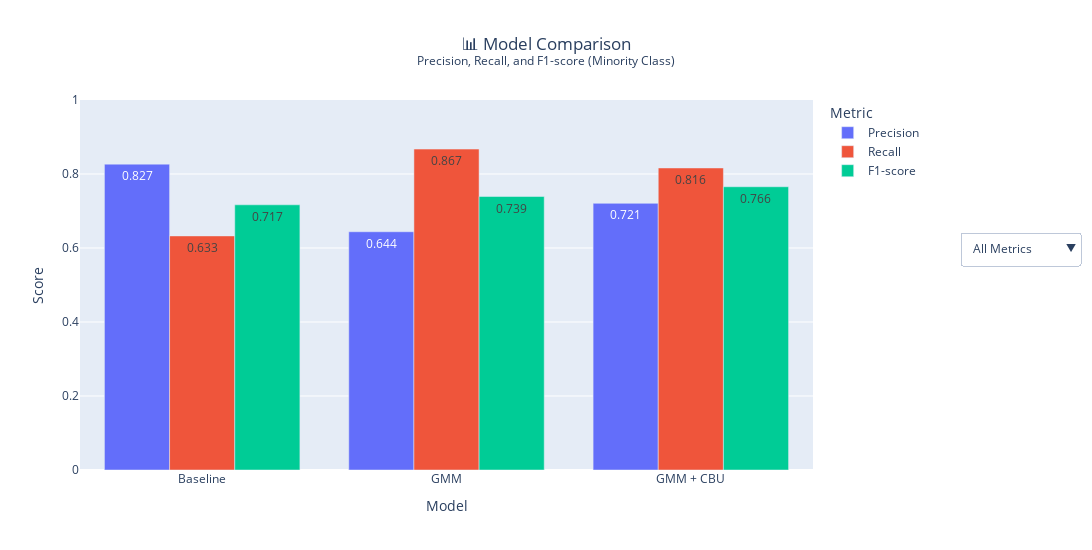

Notebook code for this chart:
### Markdown cell above
## Part C.2: Comparative Analysis

### Code cell
# === Helper function: compute metrics for fraud class (label = 1) ===
def minority_scores(y_true, y_pred, model_name):
    # precision, recall, f1 for the minority class only (fraud = 1)
    p, r, f, _ = precision_recall_fscore_support(y_true, y_pred, labels=[1])
    return {"Model": model_name, "Precision": p[0], "Recall": r[0], "F1-score": f[0]}

# === Collect metrics for each model ===
results = []
results.append(minority_scores(y_test, y_pred_baseline, "Baseline"))   # Logistic Regression baseline
results.append(minority_scores(y_test, y_pred_gmm, "GMM"))            # GMM oversampling
results.append(minority_scores(y_test, y_pred, "GMM + CBU"))          # GMM with Clustering-Based Undersampling

# Convert results to DataFrame for easy plotting
df_metrics = pd.DataFrame(results)

# === Create grouped bar chart ===
fig = go.Figure()

# Add one bar per metric across all models
for metric in ["Precision", "Recall", "F1-score"]:
    fig.add_trace(go.Bar(
        x=df_metrics["Model"],                 # x-axis = models
        y=df_metrics[metric],                  # y-axis = score values
        name=metric,                           # bar group name
        text=df_metrics[metric].round(3),      # show rounded values on bars
        textposition="auto"                    # place text automatically
    ))

# === Dropdown menu for filtering metrics ===
fig.update_layout(
    updatemenus=[dict(
        type="dropdown",
        x=1.20, y=0.6,                         # position of dropdown (adjust x,y)
        xanchor="left", yanchor="middle",      # anchors relative to (x,y)
        buttons=list([
            # Show all metrics
            dict(label="All Metrics", method="update",
                 args=[{"visible": [True, True, True]},
                       {"title": "📊 Model Comparison<br><sup>Precision, Recall, and F1-score (Minority Class)</sup>"}]),
            # Show only Precision
            dict(label="Precision Only", method="update",
                 args=[{"visible": [True, False, False]},
                       {"title": "📊 Model Comparison<br><sup>Precision (Minority Class)</sup>"}]),
            # Show only Recall
            dict(label="Recall Only", method="update",
                 args=[{"visible": [False, True, False]},
                       {"title": "📊 Model Comparison<br><sup>Recall (Minority Class)</sup>"}]),
            # Show only F1-score
            dict(label="F1-score Only", method="update",
                 args=[{"visible": [False, False, True]},
                       {"title": "📊 Model Comparison<br><sup>F1-score (Minority Class)</sup>"}]),
        ]),
    )]
)

# === Layout settings ===
fig.update_layout(
    title=dict(
        text="📊 Model Comparison<br><sup>Precision, Recall, and F1-score (Minority Class)</sup>",
        x=0.5,                # center title
        xanchor="center"
    ),
    xaxis_title="Model",
    yaxis_title="Score",
    yaxis=dict(range=[0,1]), # metrics are between 0 and 1
    barmode="group",         # group bars side by side
    legend_title="Metric",
    width=1200, height=550   # figure size
)

# === Show interactive figure ===
fig.show()

### Figure 1 — Plotly figure (JSON) as saved in the notebook; plotly's stock layout.template omitted (floating-point values rounded to 4 significant figures)
{"data": [{"name": "Precision", "text": [0.827, 0.644, 0.721], "textposition": "auto", "type": "bar", "x": ["Baseline", "GMM", "GMM + CBU"], "y": [0.8267, 0.6439, 0.7207]}, {"name": "Recall", "text": [0.633, 0.867, 0.816], "textposition": "auto", "type": "bar", "x": ["Baseline", "GMM", "GMM + CBU"], "y": [0.6327, 0.8673, 0.8163]}, {"name": "F1-score", "text": [0.717, 0.739, 0.766], "textposition": "auto", "type": "bar", "x": ["Baseline", "GMM", "GMM + CBU"], "y": [0.7168, 0.7391, 0.7656]}], "layout": {"barmode": "group", "height": 550, "legend": {"title": {"text": "Metric"}}, "title": {"text": "📊 Model Comparison<br><sup>Precision, Recall, and F1-score (Minority Class)</sup>", "x": 0.5, "xanchor": "center"}, "updatemenus": [{"buttons": [{"args": [{"visible": [true, true, true]}, {"title": "📊 Model Comparison<br><sup>Precision, Recall, and F1-score (Minority Class)</sup>"}], "label": "All Metrics", "method": "update"}, {"args": [{"visible": [true, false, false]}, {"title": "📊 Model Comparison<br><sup>Precision (Minority Class)</sup>"}], "label": "Precision Only", "method": "update"}, {"args": [{"visible": [false, true, false]}, {"title": "📊 Model Comparison<br><sup>Recall (Minority Class)</sup>"}], "label": "Recall Only", "method": "update"}, {"args": [{"visible": [false, false, true]}, {"title": "📊 Model Comparison<br><sup>F1-score (Minority Class)</sup>"}], "label": "F1-score Only", "method": "update"}], "type": "dropdown", "x": 1.2, "xanchor": "left", "y": 0.6, "yanchor": "middle"}], "width": 1200, "xaxis": {"title": {"text": "Model"}}, "yaxis": {"range": [0, 1], "title": {"text": "Score"}}}}
